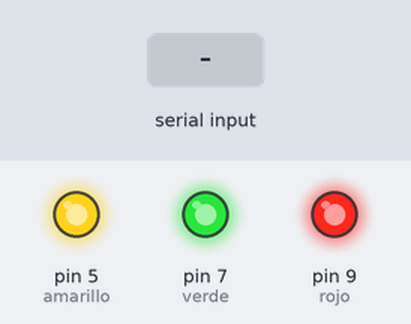
Simulated run of this sketch. Board: Arduino Uno, built with avr-gcc and run on an emulated ATmega328P. On the bench: output pins drawn as LEDs (lit = HIGH). The test bench sets the inputs (shaded band).

Above: at 1.2 s.
1.3 s: "A" received over Serial
At 2.0 s:
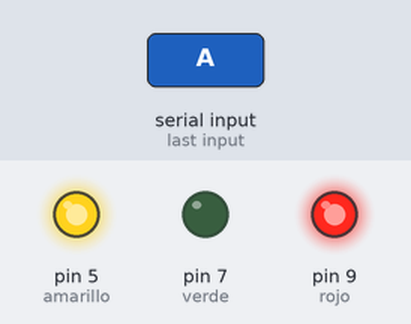
2.8 s: "B" received over Serial
At 3.1 s:
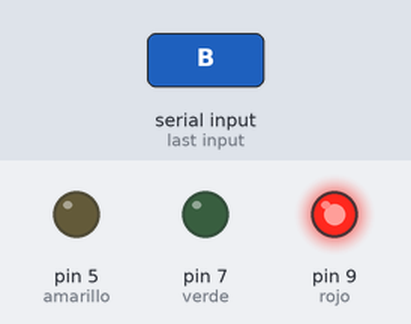
4.3 s: "C" received over Serial
At 5.5 s:
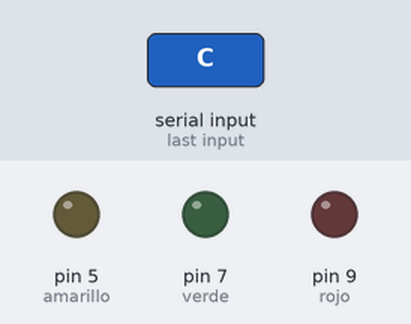
5.8 s: "Z" received over Serial
At 6.6 s:
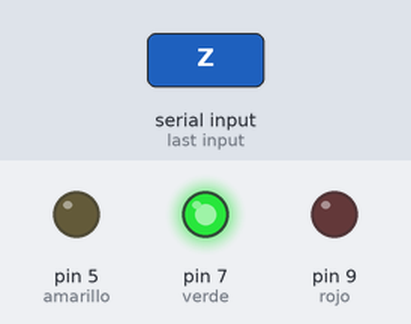
7.3 s: "X" received over Serial
At 7.7 s:
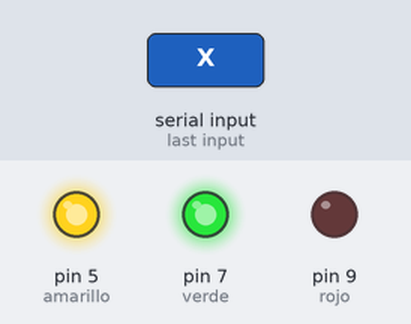
8.8 s: "Y" received over Serial
At 10.1 s:
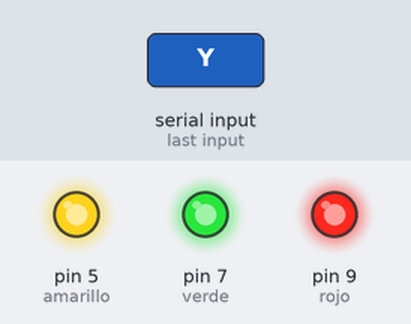
Timing chart, 0 to 11.3 s (numbered marks = the images above; inputs shaded):
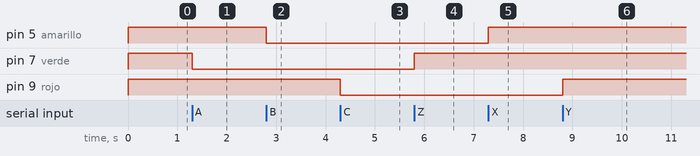

The sketch:

Arduinocode.ino
```cpp
int rojo = 9;
int verde = 7;
int amarillo = 5;
void setup(){
pinMode(amarillo,OUTPUT);
pinMode(verde,OUTPUT);
pinMode(rojo,OUTPUT);
Serial.begin(115200);
digitalWrite(verde,HIGH);
digitalWrite(amarillo,HIGH);
digitalWrite(rojo,HIGH);
}
void loop(){
  if(Serial.available() > 0 ){
      char Dato = Serial.read();
      if(Dato == 'A') {
      digitalWrite(verde,LOW);
    }
      if(Dato == 'B') {
      digitalWrite(amarillo,LOW);
    }
      if(Dato == 'C') {
      digitalWrite(rojo,LOW);
    }
      if(Dato == 'Z') {
      digitalWrite(verde,HIGH);
    }
      if(Dato == 'X'){
       digitalWrite(amarillo,HIGH);
     }
      if(Dato == 'Y'){
        digitalWrite(rojo,HIGH);
      }

  }
}
```

Measured:
- after the input at 1.3 s, pin 7 (verde): HIGH → LOW at once
- after the input at 2.8 s, pin 5 (amarillo): HIGH → LOW at once
- after the input at 4.3 s, pin 9 (rojo): HIGH → LOW at once
- after the input at 5.8 s, pin 7 (verde): LOW → HIGH at once
- after the input at 7.3 s, pin 5 (amarillo): LOW → HIGH at once
- after the input at 8.8 s, pin 9 (rojo): LOW → HIGH at once
